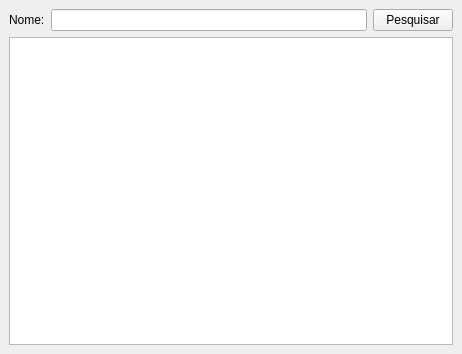
<?xml version="1.0" encoding="UTF-8"?>
<ui version="4.0">
 <class>MainWindow</class>
 <widget class="QMainWindow" name="MainWindow">
  <property name="geometry">
   <rect>
    <x>0</x>
    <y>0</y>
    <width>462</width>
    <height>354</height>
   </rect>
  </property>
  <property name="windowTitle">
   <string>Pesquisa</string>
  </property>
  <widget class="QWidget" name="centralwidget">
   <layout class="QGridLayout" name="gridLayout_2">
    <item row="0" column="0">
     <layout class="QGridLayout" name="gridLayout">
      <item row="0" column="0">
       <widget class="QLabel" name="label_nome">
        <property name="text">
         <string>Nome:</string>
        </property>
       </widget>
      </item>
      <item row="0" column="1">
       <widget class="QLineEdit" name="lineEdit"/>
      </item>
      <item row="0" column="2">
       <widget class="QPushButton" name="pushButton_pesquisar">
        <property name="text">
         <string>Pesquisar</string>
        </property>
       </widget>
      </item>
     </layout>
    </item>
    <item row="1" column="0">
     <layout class="QHBoxLayout" name="horizontalLayout_2">
      <item>
       <widget class="QPlainTextEdit" name="plainTextEdit"/>
      </item>
     </layout>
    </item>
   </layout>
  </widget>
 </widget>
 <resources/>
 <connections/>
</ui>
